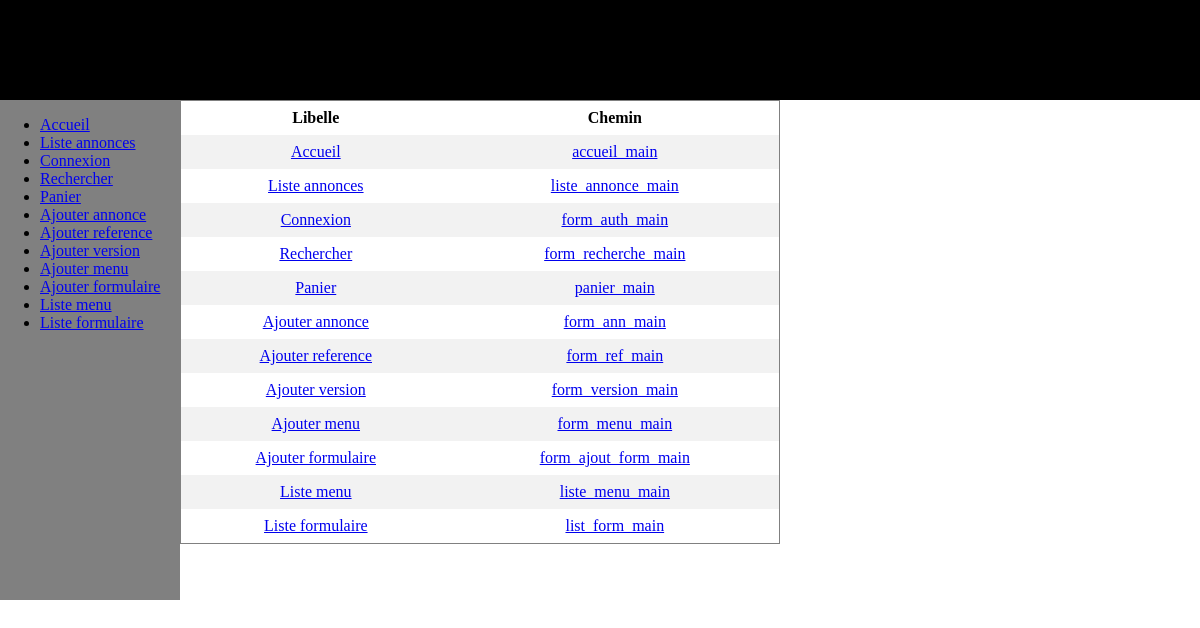
Screenshot of /controller/liste_menu_main.php with the database file from the repository.
### tables this page shows
CREATE TABLE IF NOT EXISTS `_meta_menu` (
`id` int(11) NOT NULL PRIMARY KEY AUTO_INCREMENT,
  `libelle` varchar(20) DEFAULT NULL,
  `chemin` varchar(400) DEFAULT NULL,
  `id_parent` int(11) NOT NULL DEFAULT '0'
);

### view/corps.php (called while the page is built)
<?php
include("banniere.php");
include("menu.php");
?>

### controller/liste_menu_main.php (called while the page is built)
<?php
include("../view/corps.php");
include("../view/liste_menu_view.php");
?>

### class/autoloader.class.php (called while the page is built, shortened)
<?php
class Autoloader{
    static function autoload($class){
        $adresse = $_SERVER['PHP_SELF'];
		$a = explode('/', $adresse);
		$i = sizeof($a);
    }
}
?>

### class/connexion.class.php (called while the page is built, shortened)
<?php
class connexion{
	private  $pdo;
	public function getPDO()
	{
		if($this->pdo ===null){
			$pdo = new PDO('mysql:dbname=mb554950;host=127.0.0.1', 'root', '');
			$pdo->setAttribute(PDO::ATTR_ERRMODE, PDO::ERRMODE_EXCEPTION);
			$this->pdo = $pdo;
		}
		return $this->pdo;
	}
	public function query($statement){
		$req = $this->getPDO()->query($statement);
		$data = $req->fetchAll(PDO::FETCH_CLASS);
		return $data;
	}
}
?>

### view/liste_menu_view.php (the view)
<?php
$select = "SELECT * FROM _META_MENU;";
$bdd = new connexion();
$rep = $bdd->query($select);
echo "<table>
<tr>
<th>Libelle</th>
<th>Chemin</th>
</tr>";
for($i=0; $i<sizeof($rep); $i++){
	echo "<tr>";
	echo "<td><a href='form_menu_main.php?idMenu=".$rep[$i]->id."'>".$rep[$i]->libelle."</a></td>";
	echo "<td><a href='form_menu_main.php?idMenu=".$rep[$i]->id."'>".$rep[$i]->chemin."</a></td>";
	echo "</tr>";
}
echo "</table>";
?>

### view/menu.php (shortened to what this page needs)
<?php
$adresse = $_SERVER['PHP_SELF'];
$a = explode('/', $adresse);
$k = sizeof($a);
if($a[$k-1] == 'index.php'){
	require("class/autoloader.class.php");
}else{
	require("../class/autoloader.class.php");
}
$select = "SELECT * FROM _META_MENU;";
$bdd = new connexion();
$rep = $bdd->query($select);
?>
<html>
<head>
<link rel="stylesheet" type="text/css" href="../style/style.css">
</head>
	<body>
		<div id="menu">
			<?php
			echo "<ul>";
			for($i=0; $i<sizeof($rep); $i++){
				if($a[$k-1] == 'index.php'){
					echo "<li><a href='controller/".$rep[$i]->chemin.".php'>".$rep[$i]->libelle."</a></li>";
				}else{
					echo "<li><a href='".$rep[$i]->chemin.".php'>".$rep[$i]->libelle."</a></li>";
				}
			}
			echo "</ul>";
			?>
		</div>
	</body>
</html>

### style/style.css (style rules this page uses)
body { margin:0; }
#menu { float:left; width:15%; background-color:grey; height:500px; }
table { border-collapse: collapse; width: 50%; border:1px solid grey; }
th, td { text-align: center; padding: 8px; }
tr:nth-child(even) { background-color: #f2f2f2; }

### rows the page displays
_meta_menu: libelle "Accueil", chemin "accueil_main"
_meta_menu: libelle "Liste annonces", chemin "liste_annonce_main"
_meta_menu: libelle "Connexion", chemin "form_auth_main"
_meta_menu: libelle "Rechercher", chemin "form_recherche_main"
_meta_menu: libelle "Panier", chemin "panier_main"
_meta_menu: libelle "Ajouter annonce", chemin "form_ann_main"
_meta_menu: libelle "Ajouter reference", chemin "form_ref_main"
_meta_menu: libelle "Ajouter version", chemin "form_version_main"
_meta_menu: libelle "Ajouter menu", chemin "form_menu_main"
_meta_menu: libelle "Ajouter formulaire", chemin "form_ajout_form_main"
_meta_menu: libelle "Liste menu", chemin "liste_menu_main"
_meta_menu: libelle "Liste formulaire", chemin "list_form_main"
